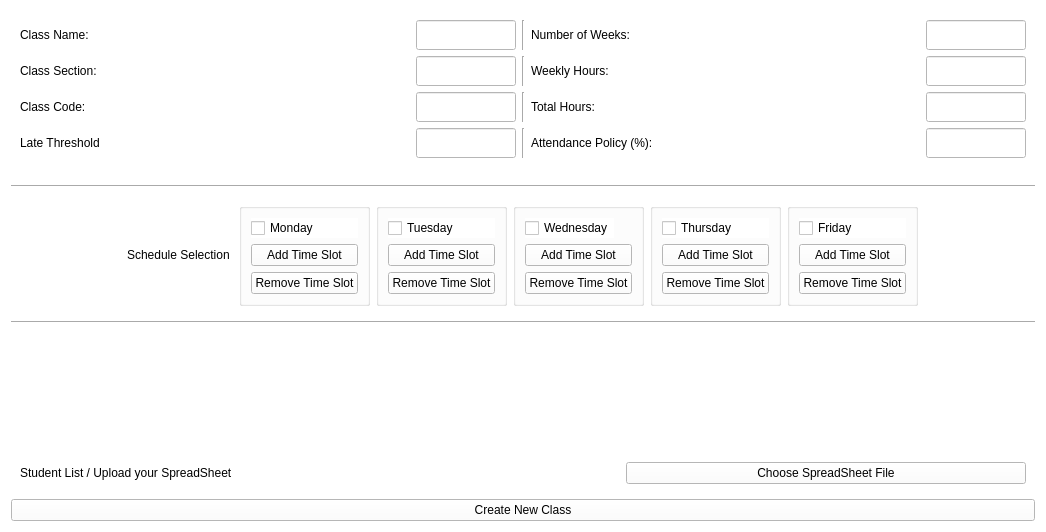
<?xml version="1.0" encoding="UTF-8"?>
<ui version="4.0">
 <class>addNewClass</class>
 <widget class="QWidget" name="addNewClass">
  <property name="geometry">
   <rect>
    <x>0</x>
    <y>0</y>
    <width>1046</width>
    <height>532</height>
   </rect>
  </property>
  <property name="windowTitle">
   <string>Create New Class</string>
  </property>
  <property name="styleSheet">
   <string notr="true">background-color: rgb(255, 255, 255);</string>
  </property>
  <layout class="QVBoxLayout" name="verticalLayout_2">
   <item>
    <widget class="QWidget" name="widget" native="true">
     <layout class="QGridLayout" name="gridLayout">
      <item row="0" column="0">
       <widget class="QLabel" name="class_name_lbl">
        <property name="minimumSize">
         <size>
          <width>120</width>
          <height>30</height>
         </size>
        </property>
        <property name="text">
         <string>Class Name:</string>
        </property>
       </widget>
      </item>
      <item row="0" column="1">
       <widget class="QLineEdit" name="class_name_le">
        <property name="minimumSize">
         <size>
          <width>100</width>
          <height>30</height>
         </size>
        </property>
        <property name="maximumSize">
         <size>
          <width>100</width>
          <height>30</height>
         </size>
        </property>
       </widget>
      </item>
      <item row="0" column="2">
       <widget class="Line" name="line_12">
        <property name="orientation">
         <enum>Qt::Vertical</enum>
        </property>
       </widget>
      </item>
      <item row="0" column="3">
       <widget class="QLabel" name="number_of_weeks_lbl">
        <property name="text">
         <string>Number of Weeks:</string>
        </property>
       </widget>
      </item>
      <item row="0" column="4">
       <widget class="QLineEdit" name="number_of_weeks_le">
        <property name="minimumSize">
         <size>
          <width>100</width>
          <height>30</height>
         </size>
        </property>
        <property name="maximumSize">
         <size>
          <width>100</width>
          <height>30</height>
         </size>
        </property>
       </widget>
      </item>
      <item row="1" column="0">
       <widget class="QLabel" name="class_section_lbl">
        <property name="minimumSize">
         <size>
          <width>120</width>
          <height>30</height>
         </size>
        </property>
        <property name="text">
         <string>Class Section:</string>
        </property>
       </widget>
      </item>
      <item row="1" column="1">
       <widget class="QLineEdit" name="class_section_le">
        <property name="minimumSize">
         <size>
          <width>100</width>
          <height>30</height>
         </size>
        </property>
        <property name="maximumSize">
         <size>
          <width>100</width>
          <height>30</height>
         </size>
        </property>
       </widget>
      </item>
      <item row="1" column="2">
       <widget class="Line" name="line_13">
        <property name="orientation">
         <enum>Qt::Vertical</enum>
        </property>
       </widget>
      </item>
      <item row="1" column="3">
       <widget class="QLabel" name="weekly_hours_lbl">
        <property name="minimumSize">
         <size>
          <width>200</width>
          <height>0</height>
         </size>
        </property>
        <property name="text">
         <string>Weekly Hours:</string>
        </property>
       </widget>
      </item>
      <item row="1" column="4">
       <widget class="QLineEdit" name="weekly_hours_le">
        <property name="minimumSize">
         <size>
          <width>100</width>
          <height>30</height>
         </size>
        </property>
        <property name="maximumSize">
         <size>
          <width>100</width>
          <height>30</height>
         </size>
        </property>
       </widget>
      </item>
      <item row="2" column="0">
       <widget class="QLabel" name="class_code_lbl">
        <property name="minimumSize">
         <size>
          <width>120</width>
          <height>30</height>
         </size>
        </property>
        <property name="text">
         <string>Class Code:</string>
        </property>
       </widget>
      </item>
      <item row="2" column="1">
       <widget class="QLineEdit" name="class_code_le">
        <property name="minimumSize">
         <size>
          <width>100</width>
          <height>30</height>
         </size>
        </property>
        <property name="maximumSize">
         <size>
          <width>100</width>
          <height>30</height>
         </size>
        </property>
       </widget>
      </item>
      <item row="2" column="2">
       <widget class="Line" name="line_14">
        <property name="orientation">
         <enum>Qt::Vertical</enum>
        </property>
       </widget>
      </item>
      <item row="2" column="3">
       <widget class="QLabel" name="total_hours_lbl">
        <property name="minimumSize">
         <size>
          <width>200</width>
          <height>0</height>
         </size>
        </property>
        <property name="text">
         <string>Total Hours:</string>
        </property>
       </widget>
      </item>
      <item row="2" column="4">
       <widget class="QLineEdit" name="total_hours_le">
        <property name="minimumSize">
         <size>
          <width>100</width>
          <height>30</height>
         </size>
        </property>
        <property name="maximumSize">
         <size>
          <width>100</width>
          <height>30</height>
         </size>
        </property>
       </widget>
      </item>
      <item row="3" column="2">
       <widget class="Line" name="line_2">
        <property name="orientation">
         <enum>Qt::Vertical</enum>
        </property>
       </widget>
      </item>
      <item row="3" column="3">
       <widget class="QLabel" name="attendance_policy_lbl">
        <property name="minimumSize">
         <size>
          <width>200</width>
          <height>0</height>
         </size>
        </property>
        <property name="text">
         <string>Attendance Policy (%):</string>
        </property>
       </widget>
      </item>
      <item row="3" column="4">
       <widget class="QLineEdit" name="attendance_policy_le">
        <property name="minimumSize">
         <size>
          <width>100</width>
          <height>30</height>
         </size>
        </property>
        <property name="maximumSize">
         <size>
          <width>100</width>
          <height>30</height>
         </size>
        </property>
       </widget>
      </item>
      <item row="4" column="2">
       <widget class="Line" name="line_15">
        <property name="orientation">
         <enum>Qt::Vertical</enum>
        </property>
       </widget>
      </item>
      <item row="5" column="2" colspan="2">
       <widget class="Line" name="line">
        <property name="orientation">
         <enum>Qt::Vertical</enum>
        </property>
       </widget>
      </item>
      <item row="3" column="0">
       <widget class="QLabel" name="late_threshold_lbl">
        <property name="text">
         <string>Late Threshold</string>
        </property>
       </widget>
      </item>
      <item row="3" column="1">
       <widget class="QLineEdit" name="late_threshold_le">
        <property name="minimumSize">
         <size>
          <width>100</width>
          <height>30</height>
         </size>
        </property>
        <property name="maximumSize">
         <size>
          <width>100</width>
          <height>30</height>
         </size>
        </property>
       </widget>
      </item>
     </layout>
    </widget>
   </item>
   <item>
    <widget class="Line" name="line_16">
     <property name="orientation">
      <enum>Qt::Horizontal</enum>
     </property>
    </widget>
   </item>
   <item alignment="Qt::AlignHCenter|Qt::AlignTop">
    <widget class="QWidget" name="scheduleSelection" native="true">
     <layout class="QHBoxLayout" name="horizontalLayout">
      <property name="sizeConstraint">
       <enum>QLayout::SetNoConstraint</enum>
      </property>
      <item>
       <widget class="QLabel" name="schedule_selection_lbl">
        <property name="text">
         <string>Schedule Selection </string>
        </property>
       </widget>
      </item>
      <item alignment="Qt::AlignTop">
       <widget class="QGroupBox" name="mondayGroupBox">
        <layout class="QVBoxLayout" name="verticalLayout">
         <item alignment="Qt::AlignTop">
          <widget class="QCheckBox" name="monday_cb">
           <property name="text">
            <string>Monday</string>
           </property>
          </widget>
         </item>
         <item alignment="Qt::AlignTop">
          <widget class="QPushButton" name="add_slot_monday_btn">
           <property name="text">
            <string>Add Time Slot</string>
           </property>
          </widget>
         </item>
         <item alignment="Qt::AlignTop">
          <widget class="QPushButton" name="remove_slot_monday_btn">
           <property name="text">
            <string>Remove Time Slot</string>
           </property>
          </widget>
         </item>
        </layout>
       </widget>
      </item>
      <item alignment="Qt::AlignTop">
       <widget class="QGroupBox" name="tuesdayGroupBox">
        <layout class="QVBoxLayout" name="tuesdayLayout">
         <item alignment="Qt::AlignTop">
          <widget class="QCheckBox" name="tuesday_cb">
           <property name="text">
            <string>Tuesday</string>
           </property>
          </widget>
         </item>
         <item alignment="Qt::AlignTop">
          <widget class="QPushButton" name="add_slot_tuesday_btn">
           <property name="text">
            <string>Add Time Slot</string>
           </property>
          </widget>
         </item>
         <item alignment="Qt::AlignTop">
          <widget class="QPushButton" name="remove_slot_tuesday_btn">
           <property name="text">
            <string>Remove Time Slot</string>
           </property>
          </widget>
         </item>
        </layout>
       </widget>
      </item>
      <item alignment="Qt::AlignTop">
       <widget class="QGroupBox" name="wednesdayGroupBox">
        <layout class="QVBoxLayout" name="wednesdayLayout">
         <item alignment="Qt::AlignLeft|Qt::AlignTop">
          <widget class="QCheckBox" name="wednesday_cb">
           <property name="text">
            <string>Wednesday</string>
           </property>
          </widget>
         </item>
         <item alignment="Qt::AlignTop">
          <widget class="QPushButton" name="add_slot_wednesday_btn">
           <property name="text">
            <string>Add Time Slot</string>
           </property>
          </widget>
         </item>
         <item alignment="Qt::AlignTop">
          <widget class="QPushButton" name="remove_slot_wednesday_btn">
           <property name="text">
            <string>Remove Time Slot</string>
           </property>
          </widget>
         </item>
        </layout>
       </widget>
      </item>
      <item alignment="Qt::AlignTop">
       <widget class="QGroupBox" name="thursdayGroupBox">
        <layout class="QVBoxLayout" name="thursdayLayout">
         <item alignment="Qt::AlignTop">
          <widget class="QCheckBox" name="thursday_cb">
           <property name="text">
            <string>Thursday</string>
           </property>
          </widget>
         </item>
         <item alignment="Qt::AlignTop">
          <widget class="QPushButton" name="add_slot_thursday_btn">
           <property name="text">
            <string>Add Time Slot</string>
           </property>
          </widget>
         </item>
         <item alignment="Qt::AlignTop">
          <widget class="QPushButton" name="remove_slot_thursday_btn">
           <property name="text">
            <string>Remove Time Slot</string>
           </property>
          </widget>
         </item>
        </layout>
       </widget>
      </item>
      <item alignment="Qt::AlignTop">
       <widget class="QGroupBox" name="fridayGroupBox">
        <layout class="QVBoxLayout" name="fridayLayout">
         <item alignment="Qt::AlignTop">
          <widget class="QCheckBox" name="friday_cb">
           <property name="text">
            <string>Friday</string>
           </property>
          </widget>
         </item>
         <item alignment="Qt::AlignTop">
          <widget class="QPushButton" name="add_slot_friday_btn">
           <property name="text">
            <string>Add Time Slot</string>
           </property>
          </widget>
         </item>
         <item alignment="Qt::AlignTop">
          <widget class="QPushButton" name="remove_slot_friday_btn">
           <property name="text">
            <string>Remove Time Slot</string>
           </property>
          </widget>
         </item>
        </layout>
       </widget>
      </item>
     </layout>
    </widget>
   </item>
   <item>
    <widget class="Line" name="line_17">
     <property name="orientation">
      <enum>Qt::Horizontal</enum>
     </property>
    </widget>
   </item>
   <item>
    <spacer name="verticalSpacer">
     <property name="orientation">
      <enum>Qt::Vertical</enum>
     </property>
     <property name="sizeHint" stdset="0">
      <size>
       <width>20</width>
       <height>40</height>
      </size>
     </property>
    </spacer>
   </item>
   <item alignment="Qt::AlignTop">
    <widget class="QWidget" name="widget" native="true">
     <layout class="QHBoxLayout" name="horizontalLayout_2">
      <item>
       <widget class="QLabel" name="spreadsheet_lbl">
        <property name="text">
         <string>Student List / Upload your SpreadSheet</string>
        </property>
       </widget>
      </item>
      <item>
       <spacer name="horizontalSpacer_5">
        <property name="orientation">
         <enum>Qt::Horizontal</enum>
        </property>
        <property name="sizeHint" stdset="0">
         <size>
          <width>40</width>
          <height>20</height>
         </size>
        </property>
       </spacer>
      </item>
      <item>
       <widget class="QPushButton" name="spreadsheet_file_btn">
        <property name="minimumSize">
         <size>
          <width>400</width>
          <height>0</height>
         </size>
        </property>
        <property name="text">
         <string>Choose SpreadSheet File</string>
        </property>
       </widget>
      </item>
     </layout>
    </widget>
   </item>
   <item>
    <widget class="QPushButton" name="create_class_btn">
     <property name="text">
      <string>Create New Class</string>
     </property>
    </widget>
   </item>
  </layout>
 </widget>
 <resources/>
 <connections/>
</ui>
